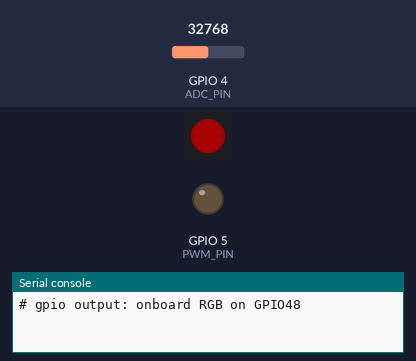
Bench run of a program on a simulated ESP32 board running MicroPython. On the bench: 1 RGB LEDs in strip order, left to right, output pins drawn as LEDs (lit = HIGH), the last lines printed to the serial console. The inputs (shaded band) are chosen by the test bench; at power-on: GPIO 4 (ADC_PIN) = 32768 (analog values on the 0–65535 scale). Dim RGB values are drawn brighter than linear. At 6.8 s the program stops and its outputs stay as they are.

Above: at 0.1 s.
At 1.15 s:
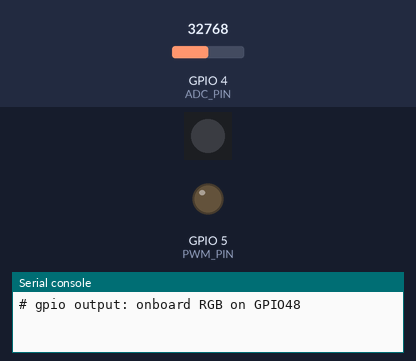
At 2.36 s:
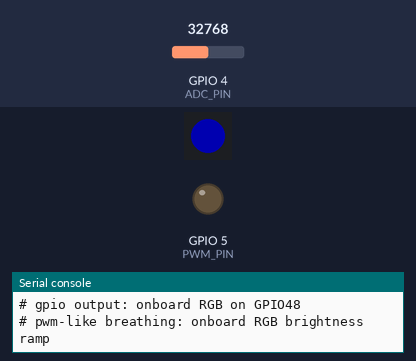
At 3.56 s:
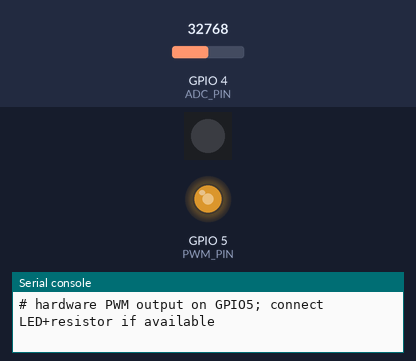
Timing chart, 0 to 5.3 s (numbered marks = the images above):
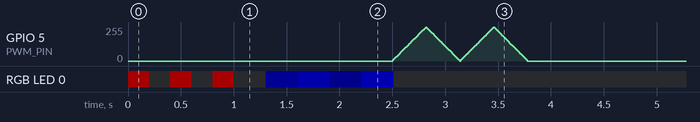

Measured:
- by itself, RGB LED 0: off → RGB(40, 0, 0) at 0.00 s, → off 0.20 s later, → RGB(40, 0, 0) 0.20 s later, → off 0.20 s later, … (11 changes in this stretch)

The program:

01_gpio_pwm_adc_timer_demo.py
```python
import time
import machine
import micropython
from array import array

micropython.alloc_emergency_exception_buf(100)

RGB_PIN = 48
PWM_PIN = 5
ADC_PIN = 4
TIMER_SAMPLES = 2000


def rgb_set(r, g, b):
    try:
        import neopixel
        np = neopixel.NeoPixel(machine.Pin(RGB_PIN, machine.Pin.OUT), 1)
        np[0] = (r, g, b)
        np.write()
        return True
    except Exception as exc:
        print("# rgb_unavailable,%s" % exc)
        return False


def run_board_rgb():
    ok = rgb_set(0, 0, 0)
    if not ok:
        return
    print("# gpio output: onboard RGB on GPIO48")
    for _ in range(3):
        rgb_set(40, 0, 0)
        time.sleep_ms(200)
        rgb_set(0, 0, 0)
        time.sleep_ms(200)
    print("# pwm-like breathing: onboard RGB brightness ramp")
    for _ in range(2):
        for v in range(0, 64, 4):
            rgb_set(0, 0, v)
            time.sleep_ms(20)
        for v in range(63, -1, -4):
            rgb_set(0, 0, v)
            time.sleep_ms(20)
    rgb_set(0, 0, 0)


def run_external_pwm():
    print("# hardware PWM output on GPIO%d; connect LED+resistor if available" % PWM_PIN)
    pin = machine.Pin(PWM_PIN, machine.Pin.OUT)
    pwm = machine.PWM(pin, freq=1000, duty_u16=0)
    for _ in range(2):
        for duty in range(0, 65536, 2048):
            pwm.duty_u16(duty)
            time.sleep_ms(10)
        for duty in range(65535, -1, -2048):
            pwm.duty_u16(duty)
            time.sleep_ms(10)
    pwm.deinit()
    pin.off()


def run_adc_preview():
    print("# adc preview on GPIO%d" % ADC_PIN)
    adc = machine.ADC(machine.Pin(ADC_PIN))
    try:
        adc.atten(machine.ADC.ATTN_11DB)
    except Exception:
        pass
    print("adc_index,ticks_ms,adc_u16,voltage_est_v")
    for i in range(20):
        raw = adc.read_u16()
        volts = raw * 3.3 / 65535
        print("%d,%d,%d,%.4f" % (i, time.ticks_ms(), raw, volts))
        time.sleep_ms(50)


intervals = array("i", [0] * TIMER_SAMPLES)
count = 0
last_us = 0


def timer_cb(timer):
    global count, last_us
    now = time.ticks_us()
    if count == 0:
        last_us = now
        count = 1
        return
    if count < TIMER_SAMPLES:
        intervals[count] = time.ticks_diff(now, last_us)
        last_us = now
        count += 1


def run_timer_jitter():
    global count, last_us
    print("# timer interrupt jitter, target 1000 Hz")
    count = 0
    last_us = time.ticks_us()
    timer = machine.Timer(0)
    timer.init(freq=1000, mode=machine.Timer.PERIODIC, callback=timer_cb)
    start = time.ticks_ms()
    while count < TIMER_SAMPLES and time.ticks_diff(time.ticks_ms(), start) < 4000:
        time.sleep_ms(10)
    timer.deinit()

    valid = [intervals[i] for i in range(1, count)]
    if valid:
        mean = sum(valid) / len(valid)
        min_v = min(valid)
        max_v = max(valid)
        var = sum((x - mean) * (x - mean) for x in valid) / len(valid)
        print("# timer_samples,%d" % len(valid))
        print("# timer_min_us,%d" % min_v)
        print("# timer_max_us,%d" % max_v)
        print("# timer_mean_us,%.3f" % mean)
        print("# timer_jitter_std_us,%.3f" % (var ** 0.5))
    else:
        print("# timer_no_samples")


run_board_rgb()
run_external_pwm()
run_adc_preview()
run_timer_jitter()
print("# demo done")
```
